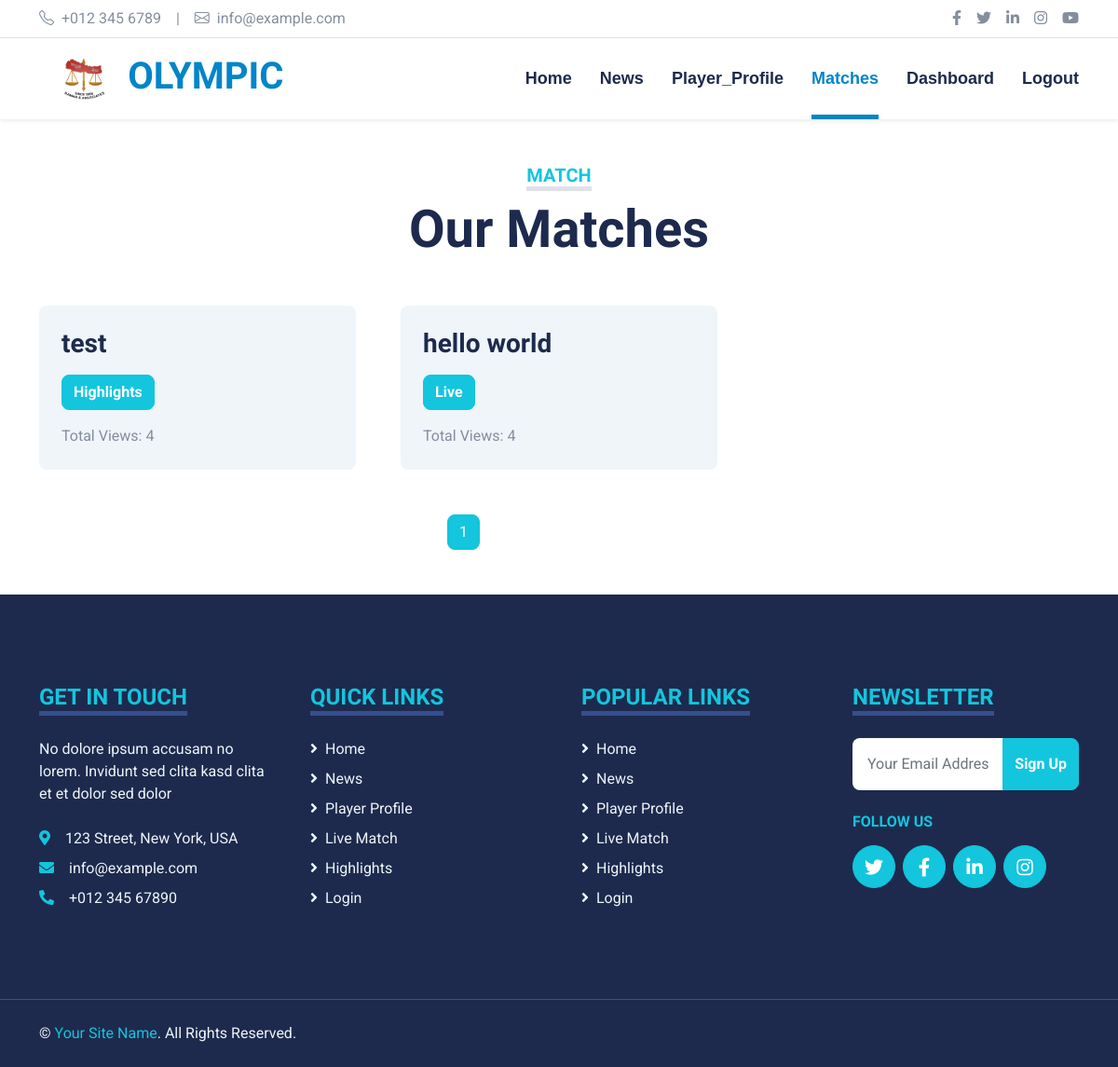
Before: /live/ (signed in) with the older database file.
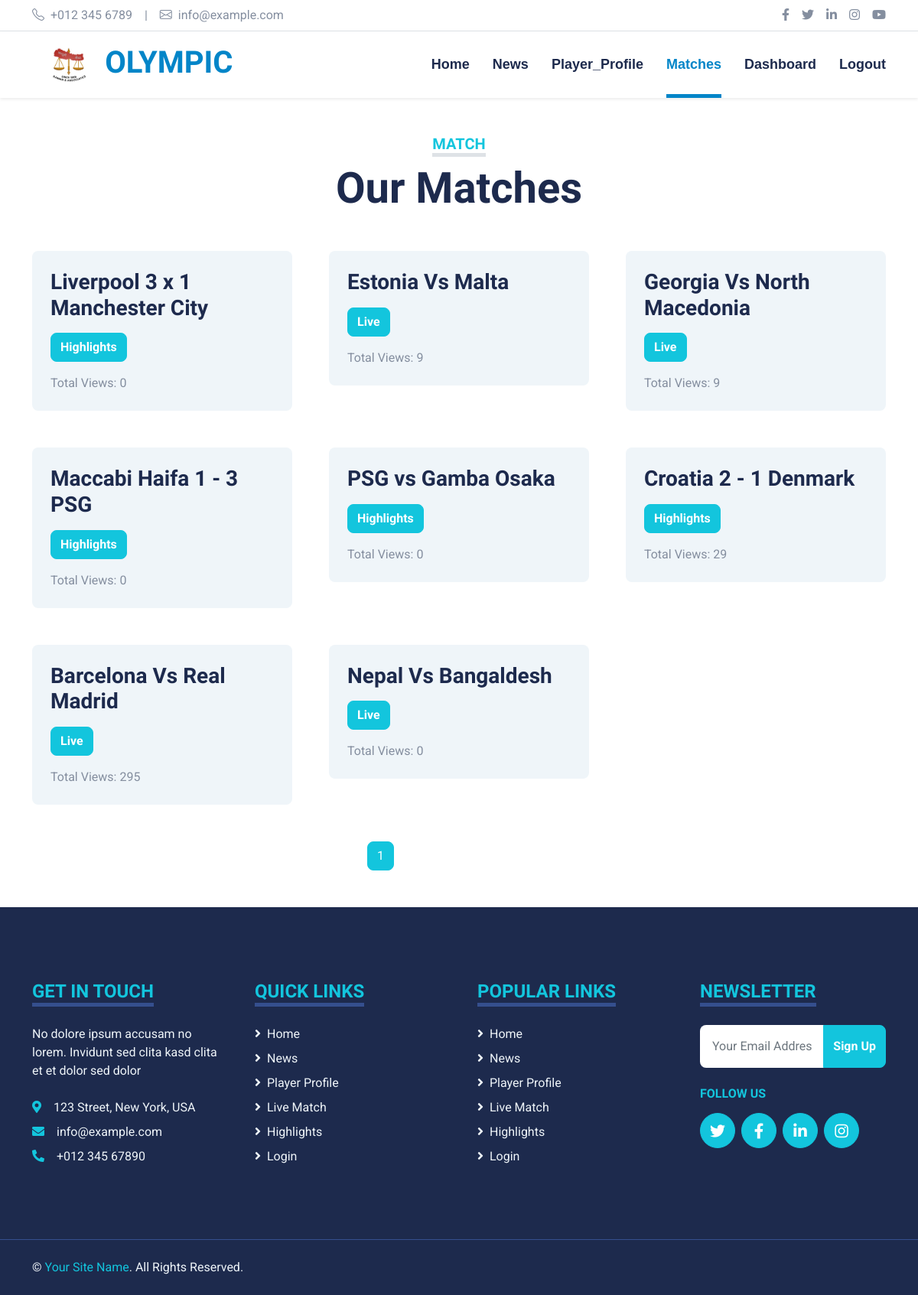
After: the same page with the newer database file.
### broadcast/models.py (models this page shows, shortened)
class Broadcast(models.Model):
    title = models.CharField(max_length=100)
    url = models.TextField(max_length=300)
    categories = models.ForeignKey(Categories, on_delete=models.PROTECT)
    total_view = models.IntegerField(default=0)

class Categories(models.Model):
    name = models.CharField(max_length=100)
    def __str__(self):
        return self.name

### home/views.py (the view)
# urls.py: path('live/', views.LiveMatchesListView.as_view(), name='live'),
@method_decorator(is_login(), name='dispatch')
class LiveMatchesListView(ListView):
    model = Broadcast
    context_object_name = 'matches'
    template_name = 'home/live_match.html'
    paginate_by = 12
    def get_context_data(self,*args, **kwargs):
        context = super().get_context_data(**kwargs)
        context['active'] = 'matches'
        return context

### home/templates/home/live_match.html (shortened to what this page needs)
{% extends 'home/base.html' %}
{% load static %}
{% block body %}
    <div class="container-fluid py-5">
        <div class="container">
            <div class="text-center mx-auto mb-5" style="max-width: 500px;">
                <h5 class="d-inline-block text-primary text-uppercase border-bottom border-5">Match</h5>
                <h1 class="display-4">Our Matches</h1>
            </div>
            <div class="row g-5">
                {% for match in matches %}
                    <div class="col-xl-4 col-lg-6">
                        <div class="bg-light rounded overflow-hidden">
                            <div class="p-4">
                                <a class="h3 d-block mb-3"
                                   href="{% url 'home:live_details' match.pk %}">{{ match.title|truncatechars:40 }}</a>
                                <p class="btn btn-primary">{{ match.categories }}</p>
                                <p class="m-0">Total Views: {{ match.total_view }}</p>
                            </div>
                        </div>
                    </div>
                {% endfor %}
            </div>
        </div>
    </div>
    <nav aria-label="Page navigation" style="margin-left: 40%;">
        <ul class="pagination">
            {% for n in page_obj.paginator.page_range %}
                {% if page_obj.number == n %}
                    <li class="page-item active">
                        <span class="page-link">{{ n }}<span class="sr-only">(current)</span></span>
                    </li>
                {% elif n > page_obj.number|add:'-3' and n < page_obj.number|add:'3' %}
                    <li class="page-item"><a class="page-link" href="?page={{ n }}">{{ n }}</a></li>
                {% endif %}
            {% endfor %}
               </ul>
    </nav>
{% endblock %}

Changed rows visible on the page:
changed Broadcast: title "test" → "Liverpool 3 x 1 Manchester City"; total_view "4" → "0"
changed Broadcast: title "hello world" → "Estonia Vs Malta"; total_view "4" → "9"
added Broadcast: title "Georgia Vs North Macedonia", categories "Live", total_view "9"
added Broadcast: title "Maccabi Haifa 1 - 3 PSG", categories "Highlights", total_view "0"
added Broadcast: title "PSG vs Gamba Osaka", categories "Highlights", total_view "0"
added Broadcast: title "Croatia 2 - 1 Denmark", categories "Highlights", total_view "29"
added Broadcast: title "Barcelona Vs Real Madrid", categories "Live", total_view "295"
added Broadcast: title "Nepal Vs Bangaldesh", categories "Live", total_view "0"
